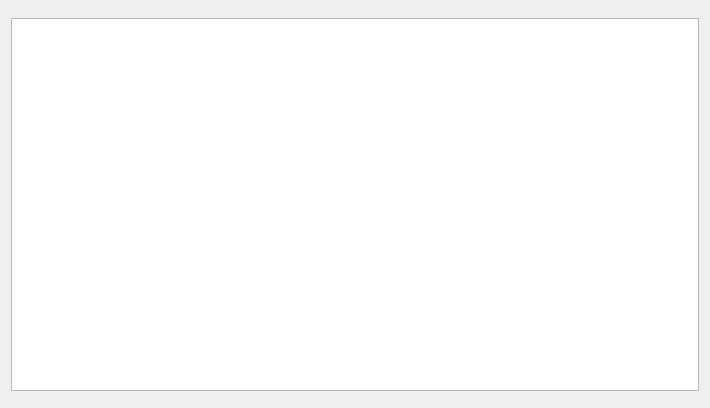
<?xml version="1.0" encoding="UTF-8"?>
<ui version="4.0">
 <class>w_bt_dish_unitset_Dialog</class>
 <widget class="QDialog" name="w_bt_dish_unitset_Dialog">
  <property name="geometry">
   <rect>
    <x>0</x>
    <y>0</y>
    <width>710</width>
    <height>408</height>
   </rect>
  </property>
  <property name="minimumSize">
   <size>
    <width>500</width>
    <height>0</height>
   </size>
  </property>
  <property name="maximumSize">
   <size>
    <width>16777215</width>
    <height>16777215</height>
   </size>
  </property>
  <property name="windowTitle">
   <string>Dialog</string>
  </property>
  <layout class="QVBoxLayout" name="verticalLayout" stretch="0,1,0">
   <item>
    <widget class="QLabel" name="label_desc">
     <property name="maximumSize">
      <size>
       <width>16777215</width>
       <height>1</height>
      </size>
     </property>
     <property name="text">
      <string/>
     </property>
    </widget>
   </item>
   <item>
    <widget class="lds_tableView" name="tableView"/>
   </item>
   <item>
    <widget class="lds_toolbar" name="widget"/>
   </item>
  </layout>
 </widget>
 <customwidgets>
  <customwidget>
   <class>lds_tableView</class>
   <extends>QTableView</extends>
   <header>lds_tableview.h</header>
  </customwidget>
  <customwidget>
   <class>lds_toolbar</class>
   <extends>QFrame</extends>
   <header>lds_toolbar.h</header>
   <container>1</container>
  </customwidget>
 </customwidgets>
 <resources/>
 <connections/>
</ui>
